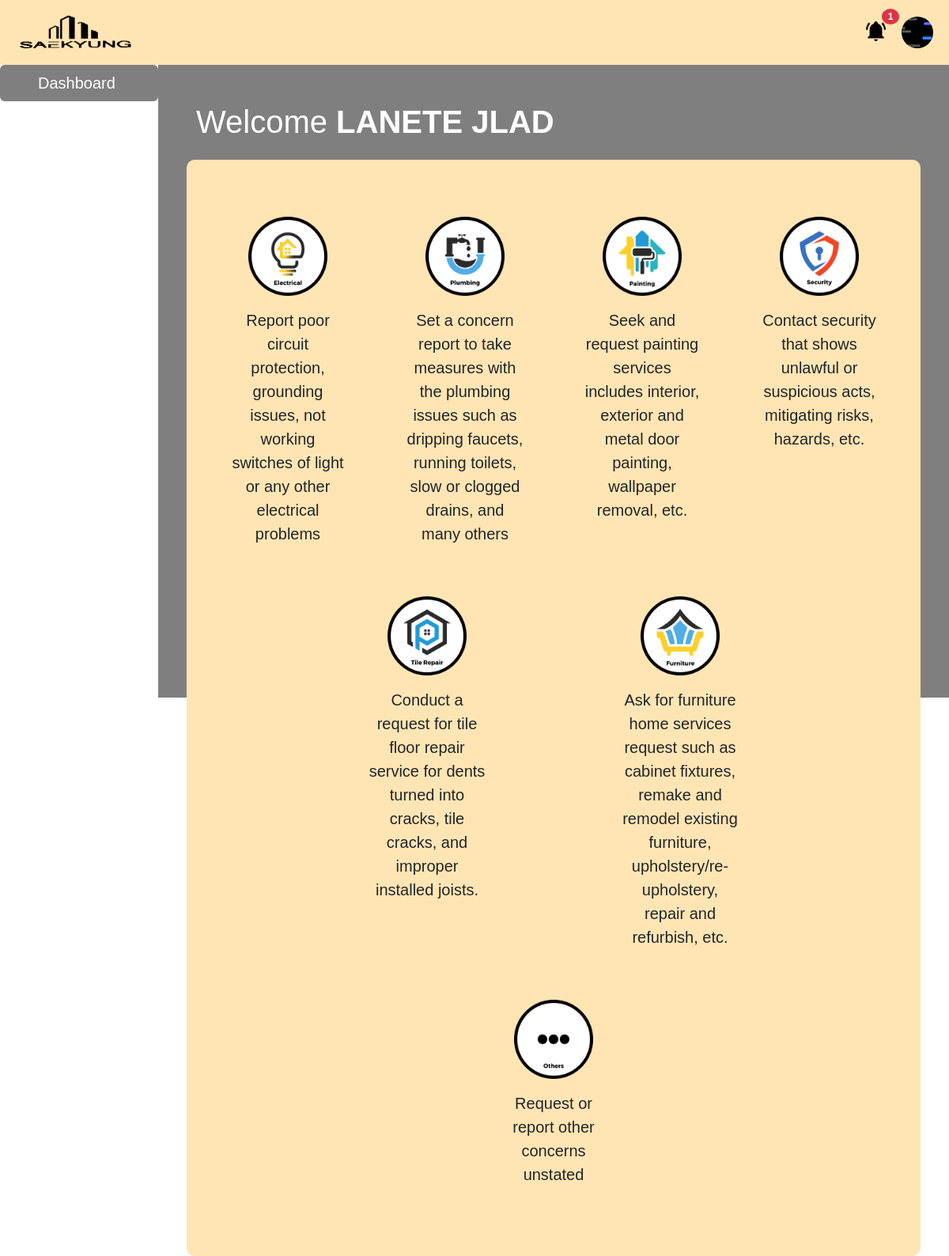
The page /FrontEnd/residents/dashboard.php (signed in) on the database its author committed.
### tables this page shows
CREATE TABLE `accounts` (
  `accountID` int(11) NOT NULL,
  `userID` varchar(20) NOT NULL,
  `password` varchar(50) NOT NULL,
  `defaultPass` varchar(100) NOT NULL,
  `firstname` varchar(100) NOT NULL,
  `lastname` varchar(100) NOT NULL,
  `img` varchar(255) NOT NULL DEFAULT '../../FrontEnd/_assets/images/profile.png',
  `usertype` varchar(100) NOT NULL DEFAULT 'user'
);

### FrontEnd/residents/dashboard.php (the view, shortened to what this page needs)
<?php
include '../../BackEnd/database/config.php';
?>
<!DOCTYPE html>
<html lang="en">
<head>
  <link rel="stylesheet" href="https://cdn.jsdelivr.net/npm/bootstrap-icons@1.9.1/font/bootstrap-icons.css">
  <link rel="stylesheet" href="../_assets/css/bootstrap.css">
  <link rel="stylesheet" href="../_assets/css/custom.css">
</head>
<body
  style="background-image:url(../_assets/images/resident.png); background-repeat: no-repeat; background-size: cover; background-position:center; height:100%;">
<nav class="navbar navbar-expand-md px-2 bg-inner">
  <div class="container-fluid">
    <a href="dashboard.php" class="navbar-brand"><img src="../_assets/images/FINAL LOGO.png" alt="LOGO"
        class="img-fluid position-relative" width=150; style="top:3px;"></a>
    <?php
              $selectnotif = mysqli_query($conn,"SELECT * FROM notifications_resident WHERE status = 0");
              $count = mysqli_num_rows($selectnotif);
            ?>
    <div class="d-flex flex-row gap-2">
      <div class="dropdown position-relative p-0 m-0">
        <button type="button" class="btn btn-link border-0 mx-auto"
          data-bs-toggle="dropdown"><img src="../_assets/images/bell.png" class="img-fluid" width="25">
        <?php
              if($count == 0){
              }else{
                echo '<span class="badge bg-danger rounded-circle" style="position: absolute; top:-10px; left:2rem;">';
                echo $count;
              }
            ?>
              </button>
      </div>
      <?php if(isset($_SESSION['username'])){ $userID = $_SESSION['username'];}?>
      <?php
      $select = mysqli_query($conn,"SELECT * FROM accounts WHERE userID = $userID limit 1");
      $row = mysqli_fetch_array($select);
      $img = $row['img'];
    ?>
      <div class="dropdown">
        <button type="button" class="btn btn-link border-0 mx-auto text-decoration-none p-0"
          data-bs-toggle="dropdown"><img src="<?php echo $img; ?>" class="img-fluid rounded-pill" width="40" style="height:40px;">
        </button>
      </div>
    </div>
  </div>
</nav>
<div class="container-fluid">
  <div class="row">
    <div class="col-md-3 col-lg-2 p-0 bg-transparent">
      <nav class="nav nav-pills flex-column fs-5 gap-1 p-0">
        <a href="dashboard.php" class="nav-link text-white ps-5 active">Dashboard</a>
        <a href="services2.php" class="nav-link text-white ps-5">Services</a>
        <a href="history2.php" class="nav-link text-white ps-5">History</a>
      </nav>
    </div>
<div class="col-md-9 col-lg-10 bg-inner3 p-5 " style="height: 100vh; overflow:inherit;">
      <h1 class="text-white mb-4">Welcome <strong>
      <?php
                $selectUser = mysqli_query($conn, "SELECT firstname,lastname FROM accounts WHERE userID = $userID limit 1");
                $row = mysqli_fetch_array($selectUser);
                $firstname = strtoupper($row['firstname']);
                $lastname = strtoupper($row['lastname']);
                if($row['firstname'] > 1 || $row['lastname'] > 1){
                  echo "$lastname $firstname";
                }else{
                  echo "$userID";
                }
                ?>
      </strong></h1>
      <div class="row row-cols-1 row-cols-md-2 row-cols-lg-4 bg-inner justify-content-center text-center p-3 py-5 fs-5" style="border-radius: 10px;">
        <div class="col my-4">
          <a href="services2.php?servid=1" class="text-decoration-none text-dark">
            <img src="../_assets/images/electrical.png" alt="electrical" class="img-fluid" width="100">
            <p class="my-3 col-9 mx-auto">Report poor circuit protection, grounding issues, not working switches of light or any other electrical problems</p>
          </a>
        </div>
        <div class="col my-4">
          <a href="services2.php?servid=2" class="text-decoration-none text-dark">
            <img src="../_assets/images/plumbing.png" alt="plumbing" class="img-fluid" width="100">
            <p class="my-3 col-9 mx-auto">Set a concern report to take measures with the plumbing issues such as dripping faucets, running toilets, slow or clogged drains, and many others</p>
          </a>
        </div>
        <div class="col my-4">
          <a href="services2.php?servid=3" class="text-decoration-none text-dark">
            <img src="../_assets/images/painting.png" alt="painting" class="img-fluid" width="100">
            <p class="my-3 col-9 mx-auto">Seek and request painting services includes interior, exterior and metal door painting, wallpaper removal, etc.</p>
          </a>
        </div>
        <div class="col my-4">
          <a href="services2.php?servid=4" class="text-decoration-none text-dark">
            <img src="../_assets/images/security.png" alt="security" class="img-fluid" width="100">
            <p class="my-3 col-9 mx-auto">Contact security that shows unlawful or suspicious acts, mitigating risks, hazards, etc.</p>
          </a>
        </div>
        <div class="col my-4 mx-5">
          <a href="services2.php?servid=5" class="text-decoration-none text-dark">
            <img src="../_assets/images/tile.png" alt="tile" class="img-fluid" width="100">
            <p class="my-3 col-9 mx-auto">Conduct a request for tile floor repair service for dents turned into cracks, tile cracks, and improper installed joists.</p>
          </a>
        </div>
        <div class="col my-4 mx-5">
          <a href="services2.php?servid=6" class="text-decoration-none text-dark">
            <img src="../_assets/images/furniture.png" alt="furniture" class="img-fluid" width="100">
            <p class="my-3 col-9 mx-auto">Ask for furniture home services request such as cabinet fixtures, remake and remodel existing furniture, upholstery/re-upholstery, repair and refurbish, etc.</p>
          </a>
        </div>
        <div class="col my-4 mx-5">
          <a href="services2.php?servid=7" class="text-decoration-none text-dark">
            <img src="../_assets/images/others.png" alt="other" class="img-fluid" width="100">
            <p class="my-3 col-9 mx-auto">Request or report other concerns unstated</p>
          </a>
        </div>
      </div>
    </div>
  </div>
</div>
</body>
</html>

### FrontEnd/_assets/css/custom.css (style rules this page uses)
body,html { width: 100%; height: 100%; overflow: auto; }
* { font-family: 'Montserrat', sans-serif; box-sizing: border-box; }
span { color: #777; font-size: 12px; padding-top: 14px; padding-left: 1rem; }
.bg-inner { background-color: #FFE5B4; }
.bg-inner3 { background: rgba(0, 0, 0, 0.5); }
.nav-link.active { background-color: rgba(0, 0, 0, 0.5) !important; }

### rows shown on the page
accounts: img (picture), lastname "LANETE", firstname "JLAD"

### other values the page prints
$count "1"
